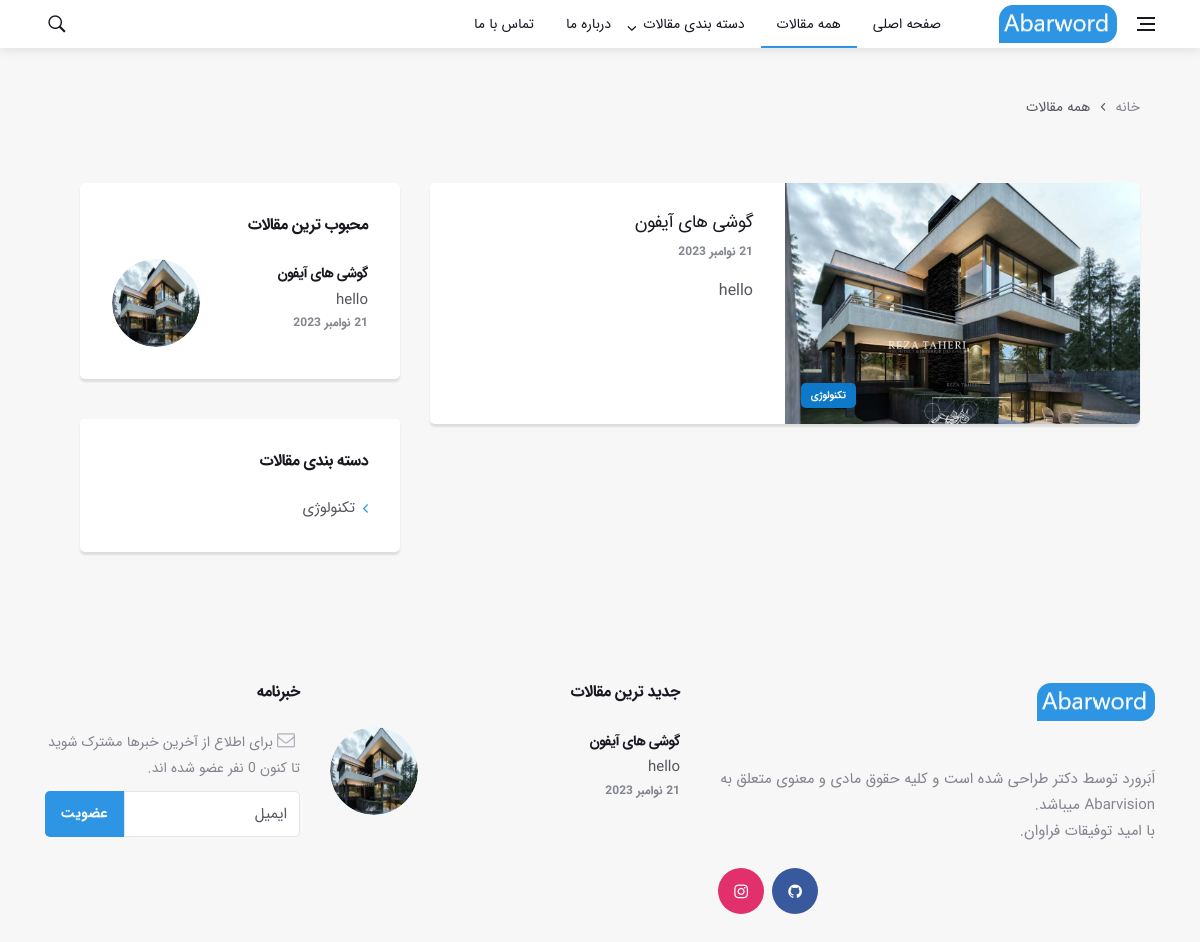
The app's page /posts/, older data.
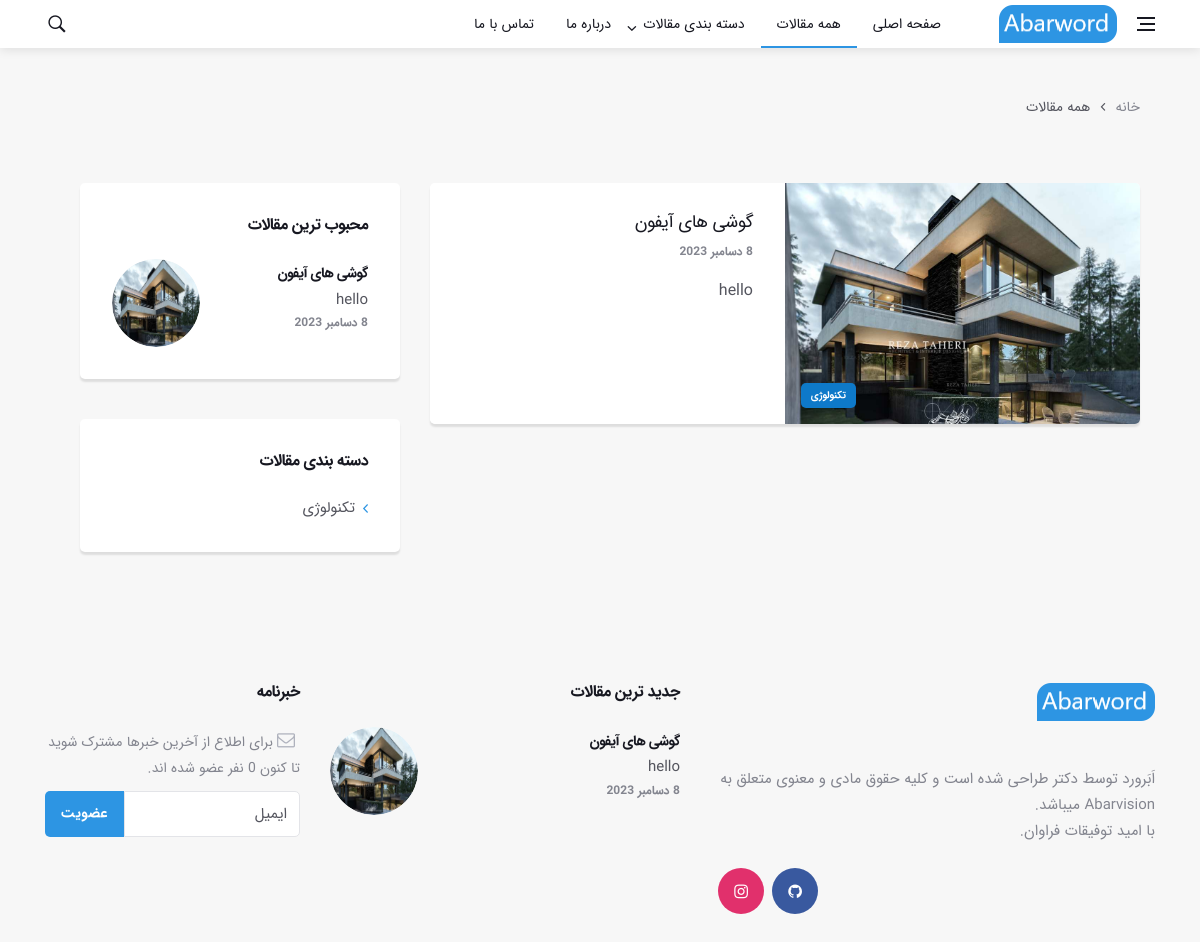
The same page, newer data.
### main/models.py (models this page shows, shortened)
class Posts(models.Model):
    title = models.CharField(verbose_name="موضوع", max_length=50)
    slug = models.SlugField(verbose_name="آدرس", max_length=50,unique=True)
    description = models.TextField(verbose_name="توضیحات کوتاه",blank=True,null=True)
    body = QuillField(verbose_name="متن")
    category = models.ForeignKey(Category, verbose_name="دسته بندی", on_delete=models.CASCADE)
    date = models.DateField(verbose_name="تاریخ ایجاد", auto_now=True)
    image = models.ImageField(verbose_name="عکس", upload_to="posts/%m",null=True,blank=True)
    best = models.BooleanField(verbose_name=" بهترین مقالات",default=False)
    class Meta:
        verbose_name_plural = 'مقالات'
        verbose_name = "مقاله"

class Category(models.Model):
    title = models.CharField(verbose_name="موضوع", max_length=50)
    slug = models.SlugField(verbose_name="آدرس", max_length=50,unique=True)
    class Meta:
        verbose_name_plural = 'دسته بندی ها'
        verbose_name = "دسته بندی"

### main/views.py (the view)
# urls.py: path('posts/',views.all,name='all'),
def all(request):
    posts = models.Posts.objects.all().order_by('-date')
    context = {
        'post':posts,
        'c':"همه مقالات"
    }
    return render(request,'main/all.html',context)

### main/context_processor.py (called while the page is built)
def bests(request):
    post = Posts.objects.filter(best = True).order_by('-date')[:4]
    return {'best_posts':post}

def news_processor(request):
    news = News.objects.all()
    return {"news":news}

def category_processor(request):
    categoryes = Category.objects.all()
    return {"category": categoryes}

def new_posts(request):
    new_posts = Posts.objects.order_by("-date")[:2]
    return {"new_posts":new_posts}

def email_count(request):
    email_count = Emails.objects.all().count()
    return {"email_count":email_count}

### templates/main/all.html (shortened to what the changed rows need)
{% extends 'base.html' %}
{% block content %}
	<div class="main-container container pt-40" id="main-container">
            <div class="row">
                <div class="col-lg-8 blog__content mb-72">
                    {% for i in post %}
                    	<article class="entry card post-list">
                        <div class="entry__img-holder post-list__img-holder card__img-holder" style="background-image: url({{ i.image.url }})">
                            <a href="{% url 'detail' i.slug %}" class="thumb-url"></a>
                            <a href="{% url 'category' i.slug %}" class="entry__meta-category entry__meta-category--label entry__meta-category--align-in-corner entry__meta-category--blue">{{ i.category.title }}</a>
                        </div>
                        <div class="entry__body post-list__body card__body">
                            <div class="entry__header">
                                <h2 class="entry__title">
                                    <a href="{% url 'detail' i.slug %}">{{ i.title }}</a>
                                </h2>
                                <ul class="entry__meta">
                                    <li class="entry__meta-date">
                                        {{ i.date }}
                                    </li>
                                </ul>
                            </div>
                            <div class="entry__excerpt">
                                <p>{{ i.description }}</p>
                            </div>
                        </div>
                    </article>
                    {% endfor %}
                </div>
                <aside class="col-lg-4 sidebar sidebar--right">
<aside class="widget widget-popular-posts">
                        <ul class="post-list-small">
                            {% for i in best_posts %}
                                    <li class="post-list-small__item">
                                        <article class="post-list-small__entry clearfix">
                                            <div class="post-list-small__img-holder">
                                                <div class="thumb-container thumb-100">
                                                    <a href="{% url 'detail' i.slug %}">
                                                        <img data-src="{{ i.image.url }}" src="{{ i.image.url }}" alt="" class="post-list-small__img--rounded lazyload">
                                                    </a>
                                                </div>
                                            </div>
                                            <div class="post-list-small__body">
                                                <h3 class="post-list-small__entry-title">
                                                    <a href="{% url 'detail' i.slug %}">{{ i.title }}</a>
                                                </h3>
                                                <ul class="entry__meta">
                                                    {{ i.description }}<br>
                                                    <li class="entry__meta-date">
                                                        {{ i.date }}
                                                    </li>
                                                </ul>
                                            </div>
                                        </article>
                                    </li>
                                    {% endfor %}
                        </ul>
                    </aside>
                </aside>
            </div>
        </div>
{% endblock %}

### templates/base.html (shortened to what the changed rows need)
{% load static %}
<!DOCTYPE html>
<html lang="en">
<head>
    <link rel="stylesheet" href="{% static 'css/bootstrap.min.css' %}" />
    <link rel="stylesheet" href="{% static 'css/font-icons.css' %}" />
    <link rel="stylesheet" href="{% static 'css/style.css' %}" />
</head>
<body class="bg-light style-default style-rounded">
    <main class="main oh" id="main">
        <div class="main-container container pt-24" id="main-container">
            {% block content %}
            {% endblock %}
        </div>
        <footer class="footer footer--light">
            <div class="container">
                <div class="footer__widgets">
                    <div class="row">
                        <div class="col-lg-4 col-md-6">
                            <aside class="widget widget-popular-posts">
                                <ul class="post-list-small">
                                    {% for i in new_posts %}
                                    <li class="post-list-small__item">
                                        <article class="post-list-small__entry clearfix">
                                            <div class="post-list-small__img-holder">
                                                <div class="thumb-container thumb-100">
                                                    <a href="{% url 'detail' i.slug %}">
                                                        <img data-src="{{ i.image.url }}" src="{{ i.image.url }}" alt="" class="post-list-small__img--rounded lazyload">
                                                    </a>
                                                </div>
                                            </div>
                                            <div class="post-list-small__body">
                                                <h3 class="post-list-small__entry-title">
                                                    <a href="{% url 'detail' i.slug %}">{{ i.title }}</a>
                                                </h3>
                                                <ul class="entry__meta">
                                                    {{ i.description }}<br>
                                                    <li class="entry__meta-date">
                                                        {{ i.date }}
                                                    </li>
                                                </ul>
                                            </div>
                                        </article>
                                    </li>
                                    {% endfor %}
                                </ul>
                            </aside>
                        </div>
                    </div>
                </div>
            </div>
        </footer>
    </main>
</body>
</html>

Row changes from the older to the newer data that the page shows:
changed Posts "گوشی های آیفون": date "21 نوامبر 2023" → "8 دسامبر 2023"
